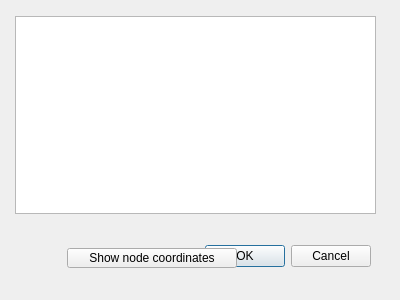
<?xml version="1.0" encoding="UTF-8"?>
<ui version="4.0">
 <class>PolygonNodesAsLonLatDialogBase</class>
 <widget class="QDialog" name="PolygonNodesAsLonLatDialogBase">
  <property name="geometry">
   <rect>
    <x>0</x>
    <y>0</y>
    <width>400</width>
    <height>300</height>
   </rect>
  </property>
  <property name="windowTitle">
   <string>PolygonNodesAsLonLat</string>
  </property>
  <widget class="QDialogButtonBox" name="button_box">
   <property name="geometry">
    <rect>
     <x>30</x>
     <y>240</y>
     <width>341</width>
     <height>32</height>
    </rect>
   </property>
   <property name="orientation">
    <enum>Qt::Horizontal</enum>
   </property>
   <property name="standardButtons">
    <set>QDialogButtonBox::Cancel|QDialogButtonBox::Ok</set>
   </property>
  </widget>
  <widget class="QPushButton" name="pushButtonShowNodeCoord">
   <property name="geometry">
    <rect>
     <x>67</x>
     <y>248</y>
     <width>170</width>
     <height>20</height>
    </rect>
   </property>
   <property name="text">
    <string>Show node coordinates</string>
   </property>
  </widget>
  <widget class="QPlainTextEdit" name="plainTextEdit">
   <property name="geometry">
    <rect>
     <x>15</x>
     <y>16</y>
     <width>361</width>
     <height>198</height>
    </rect>
   </property>
  </widget>
 </widget>
 <resources/>
 <connections>
  <connection>
   <sender>button_box</sender>
   <signal>accepted()</signal>
   <receiver>PolygonNodesAsLonLatDialogBase</receiver>
   <slot>accept()</slot>
   <hints>
    <hint type="sourcelabel">
     <x>20</x>
     <y>20</y>
    </hint>
    <hint type="destinationlabel">
     <x>20</x>
     <y>20</y>
    </hint>
   </hints>
  </connection>
  <connection>
   <sender>button_box</sender>
   <signal>rejected()</signal>
   <receiver>PolygonNodesAsLonLatDialogBase</receiver>
   <slot>reject()</slot>
   <hints>
    <hint type="sourcelabel">
     <x>20</x>
     <y>20</y>
    </hint>
    <hint type="destinationlabel">
     <x>20</x>
     <y>20</y>
    </hint>
   </hints>
  </connection>
 </connections>
</ui>
